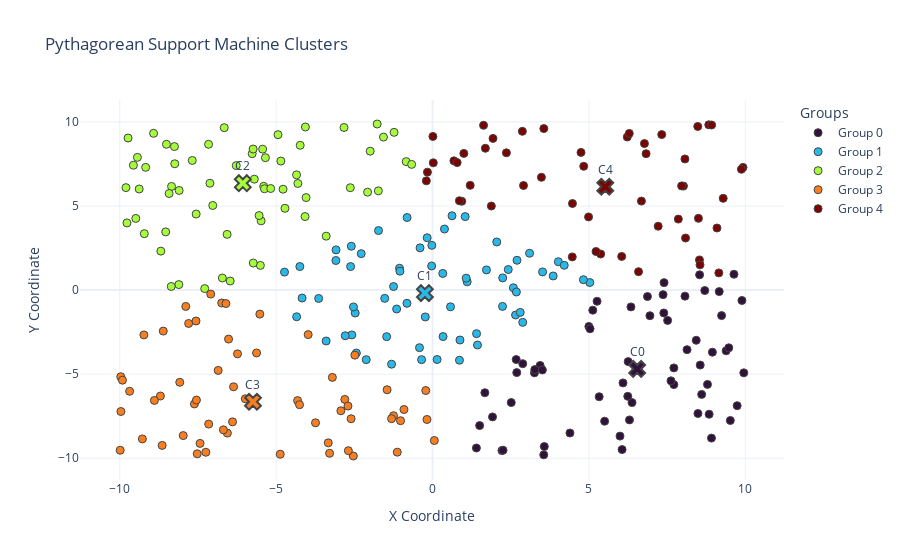

The cell this chart's notebook holds for it:
### Code cell
max_iterations = 1000
model = PythagoreanSupportMachineModel(input)
output: PythagoreanSupportMachineOutput = model.run(max_iterations)
plot_groups(output)
